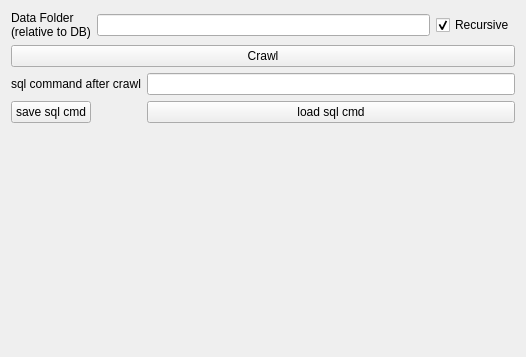
<?xml version="1.0" encoding="UTF-8"?>
<ui version="4.0">
 <class>Crawler</class>
 <widget class="QWidget" name="Crawler">
  <property name="geometry">
   <rect>
    <x>0</x>
    <y>0</y>
    <width>526</width>
    <height>357</height>
   </rect>
  </property>
  <property name="windowTitle">
   <string>Form</string>
  </property>
  <layout class="QVBoxLayout" name="verticalLayout">
   <item>
    <layout class="QHBoxLayout" name="horizontalLayout">
     <item>
      <widget class="QLabel" name="label">
       <property name="sizePolicy">
        <sizepolicy hsizetype="Fixed" vsizetype="Preferred">
         <horstretch>0</horstretch>
         <verstretch>0</verstretch>
        </sizepolicy>
       </property>
       <property name="minimumSize">
        <size>
         <width>80</width>
         <height>0</height>
        </size>
       </property>
       <property name="maximumSize">
        <size>
         <width>80</width>
         <height>16777215</height>
        </size>
       </property>
       <property name="text">
        <string>Data Folder (relative to DB)</string>
       </property>
       <property name="wordWrap">
        <bool>true</bool>
       </property>
      </widget>
     </item>
     <item>
      <widget class="QLineEdit" name="path"/>
     </item>
     <item>
      <widget class="QCheckBox" name="recursive">
       <property name="text">
        <string>Recursive</string>
       </property>
       <property name="checked">
        <bool>true</bool>
       </property>
      </widget>
     </item>
    </layout>
   </item>
   <item>
    <widget class="QPushButton" name="bcrawl">
     <property name="text">
      <string>Crawl</string>
     </property>
    </widget>
   </item>
   <item>
    <layout class="QFormLayout" name="formLayout">
     <property name="fieldGrowthPolicy">
      <enum>QFormLayout::AllNonFixedFieldsGrow</enum>
     </property>
     <item row="0" column="0">
      <widget class="QLabel" name="label_2">
       <property name="text">
        <string>sql command after crawl</string>
       </property>
      </widget>
     </item>
     <item row="0" column="1">
      <widget class="QLineEdit" name="lineEdit_sql_cmd">
       <property name="sizePolicy">
        <sizepolicy hsizetype="MinimumExpanding" vsizetype="Fixed">
         <horstretch>0</horstretch>
         <verstretch>0</verstretch>
        </sizepolicy>
       </property>
       <property name="minimumSize">
        <size>
         <width>100</width>
         <height>0</height>
        </size>
       </property>
      </widget>
     </item>
     <item row="1" column="0">
      <widget class="QPushButton" name="pushButton_save_sql">
       <property name="text">
        <string>save sql cmd</string>
       </property>
      </widget>
     </item>
     <item row="1" column="1">
      <widget class="QPushButton" name="pushButton_load_sql">
       <property name="text">
        <string>load sql cmd</string>
       </property>
      </widget>
     </item>
    </layout>
   </item>
   <item>
    <spacer name="verticalSpacer">
     <property name="orientation">
      <enum>Qt::Vertical</enum>
     </property>
     <property name="sizeHint" stdset="0">
      <size>
       <width>20</width>
       <height>40</height>
      </size>
     </property>
    </spacer>
   </item>
  </layout>
 </widget>
 <resources/>
 <connections/>
</ui>
